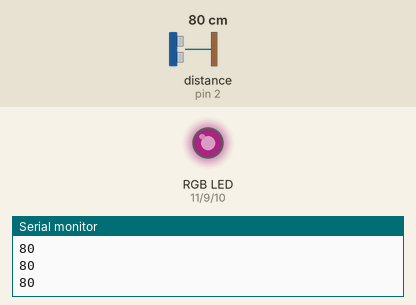
Simulated run of this sketch. Board: Arduino Uno, built with avr-gcc and run on an emulated ATmega328P. Shown: an RGB LED mixed from three pins (HIGH = lit), the last lines printed to the serial monitor. Wiring (inferred from the names in the program): ultrasonic range finder: trigger pin 4; echo pin 2. The inputs (shaded band) are chosen by the test bench; at power-on: distance to the obstacle (sensor on pin 2) 80 cm. The echo pulse lasts 58.3 µs per cm; dim RGB values are drawn brighter than linear; pins used as bus, display or sensor lines are not drawn.

Above: at 1.3 s.
1.4 s: distance to the obstacle (sensor on pin 2) set to 2 cm
At 2.7 s:
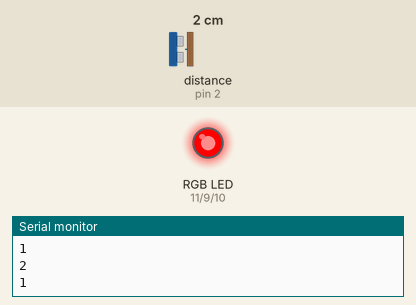
3.0 s: distance to the obstacle (sensor on pin 2) set to 9 cm
4.5 s: distance to the obstacle (sensor on pin 2) set to 12 cm
At 5.4 s:
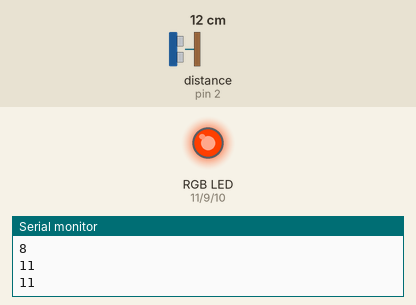
6.0 s: distance to the obstacle (sensor on pin 2) set to 17 cm
7.5 s: distance to the obstacle (sensor on pin 2) set to 23 cm
At 8.0 s:
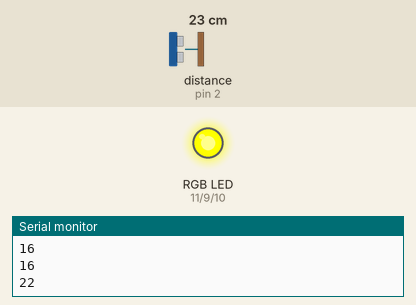
9.0 s: distance to the obstacle (sensor on pin 2) set to 4 cm
At 9.3 s:
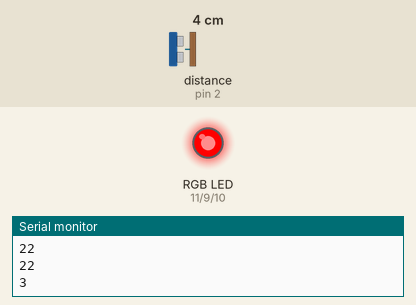
Timing chart, 0 to 11.5 s (numbered marks = the images above; inputs shaded):
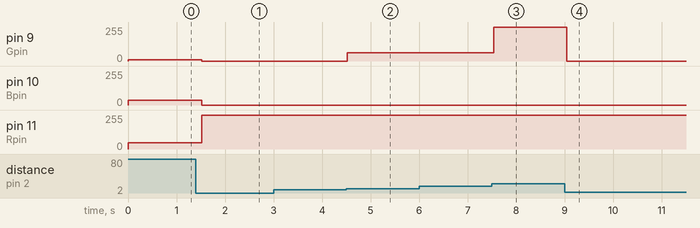

Measured:
- the behaviour switches between 10 and 11 cm on distance to the obstacle (sensor on pin 2) (found by bisection; images 1 and 2)
- the behaviour switches between 20 and 21 cm on distance to the obstacle (sensor on pin 2) (found by bisection; images 2 and 3)
- after the input at 1.4 s, pin 9 (Gpin): 10/255 → 0/255 after 0.12 s; pin 10 (Bpin): 36/255 → 0/255 after 0.12 s; pin 11 (Rpin): 48/255 → 255/255 after 0.12 s
- after the input at 4.5 s, pin 9 (Gpin): 0/255 → 63/255 at once
- after the input at 7.5 s, pin 9 (Gpin): 63/255 → 255/255 at once
- after the input at 9.0 s, pin 9 (Gpin): 255/255 → 0/255 at once

The sketch:

____5.ino
```cpp
const int Rpin = 11;  // pin number 정의
const int Gpin = 9;
const int Bpin = 10;
const int trig = 4;
const int echo = 2;

void setup()
{
  Serial.begin(9600);
  pinMode(Rpin, OUTPUT);    // RGB LED 제어
  pinMode(Gpin, OUTPUT);
  pinMode(Bpin, OUTPUT);
  pinMode(trig, OUTPUT);    // 초음파센서
  pinMode(echo, INPUT);
}

// 빨강, 주황, 노랑, 초록, 보라색에 대한 RGB값
int rainbow[5][3] = {{255,0,0}, {255,63,0}, \
        {255,255,0}, {0,255,0}, {127,0,255}};

int measure()                           // 초음파 센서 거리 측정 함수
{
  int duration;

  digitalWrite(trig, HIGH);
  delayMicroseconds(10);
  digitalWrite(trig, LOW);              // 10us간 trigger

  duration = pulseIn(echo, HIGH);       // echo로 돌아오기까지 시간
  return duration/29/2;                 // 시간을 거리로 변환 후 반환
}

void loop()
{
  int distance = measure();             // 초음파센서 거리 측정 (cm)
  Serial.println(distance);             // 거리 출력
  int idx = distance/10;                // 거리를 10으로 나누면 배열의 인덱스
  if(idx<5){                            // 거리가 50cm 미만이면 조건에 맞는 색 표시
    analogWrite(Rpin, rainbow[idx][0]);
    analogWrite(Gpin, rainbow[idx][1]);
    analogWrite(Bpin, rainbow[idx][2]);
  }
  else{                                 // 거리가 50cm 이상이면 아무 색 표시
    analogWrite(Rpin, 48);
    analogWrite(Gpin, 10);
    analogWrite(Bpin, 36);
  }
  delay(500);
}
```
